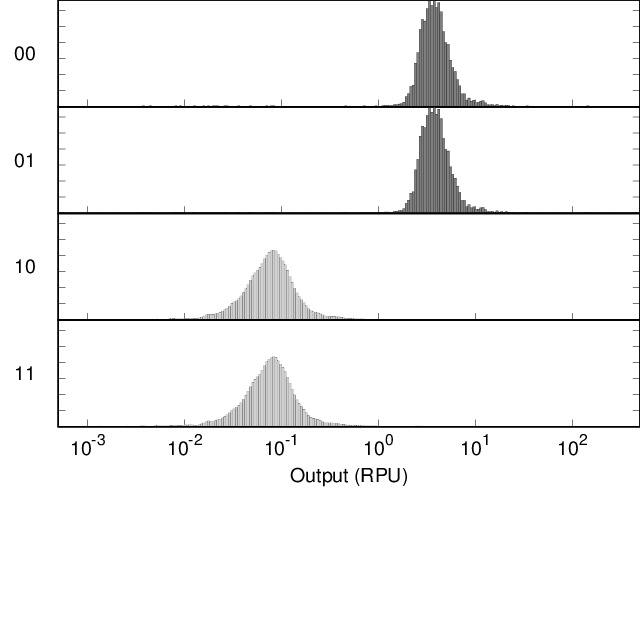

Generate this figure with gnuplot:
set output "demo001_A000_A1_AmtR_gate.eps"
set terminal postscript  eps  enhanced color "Helvetica, 35" size 8,8
reset
set xtics nomirror
set tics scale 2
set logscale x
set format y "" 
set format x "" 
set xtics (0.001, 0.01, 0.1, 0, 1, 10, 100)
set ytics 0.01
set border 15 lw 2
set lmargin 5
set bmargin 0
set rmargin 0
set tmargin 0
max=500 #max value
min=0.0005 #min value
set xrange [min:max]
set yrange [-0.0002:0.066502]
set style fill solid 0.5 #fillstyle
set multiplot layout 6,1 rowsfirst
set ylabel "00" rotate by 0
plot "demo001_A000_A1_AmtR_gate.txt" u (10**$1):2 w boxes lc rgb "black" notitle
set ylabel "01" rotate by 0
plot "demo001_A000_A1_AmtR_gate.txt" u (10**$1):3 w boxes lc rgb "black" notitle
set ylabel "10" rotate by 0
plot "demo001_A000_A1_AmtR_gate.txt" u (10**$1):4 w boxes lc rgb "dark-gray" notitle
set ylabel "11" rotate by 0
set format x "10^{%T}" 
set xlabel "Output (RPU)" 
plot "demo001_A000_A1_AmtR_gate.txt" u (10**$1):5 w boxes lc rgb "dark-gray" notitle
unset multiplot
